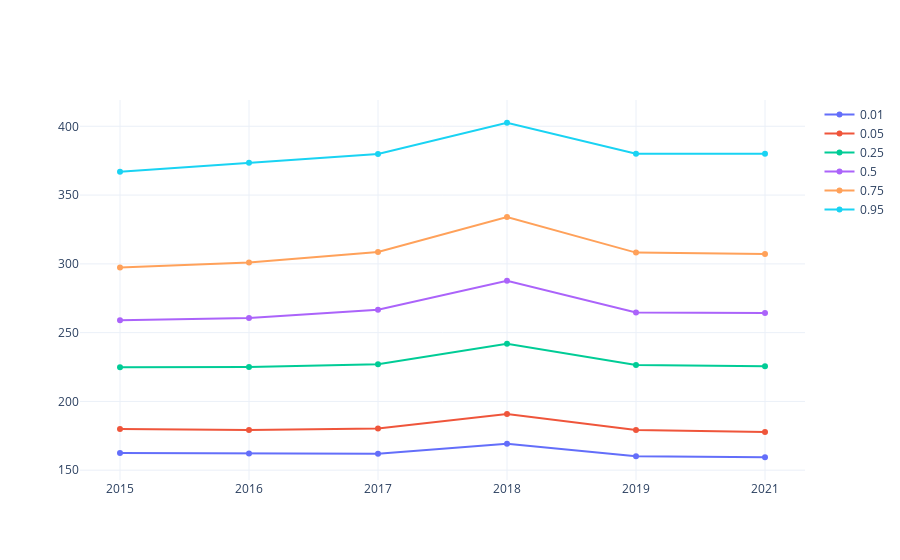

Notebook code cell kept with this figure:
### Code cell
fig = go.Figure()

# Add traces
for p in percentages:
    fig.add_trace(go.Scatter(x=quantile_df.index, y=quantile_df[p],
                        mode='markers+lines',
                        name=p))

fig.update_layout(template="plotly_white")
fig.show()

### Figure 1 — Plotly figure (JSON) as saved in the notebook; plotly's stock layout.template omitted (floating-point values rounded to 4 significant figures)
{"data": [{"mode": "markers+lines", "name": "0.01", "type": "scatter", "x": ["2015", "2016", "2017", "2018", "2019", "2021"], "y": [162.6, 162.2, 161.9, 169.3, 160.2, 159.4]}, {"mode": "markers+lines", "name": "0.05", "type": "scatter", "x": ["2015", "2016", "2017", "2018", "2019", "2021"], "y": [179.9, 179.2, 180.3, 190.9, 179.3, 177.8]}, {"mode": "markers+lines", "name": "0.25", "type": "scatter", "x": ["2015", "2016", "2017", "2018", "2019", "2021"], "y": [224.8, 225, 227.1, 241.9, 226.4, 225.6]}, {"mode": "markers+lines", "name": "0.5", "type": "scatter", "x": ["2015", "2016", "2017", "2018", "2019", "2021"], "y": [259.0, 260.7, 266.6, 287.7, 264.7, 264.2]}, {"mode": "markers+lines", "name": "0.75", "type": "scatter", "x": ["2015", "2016", "2017", "2018", "2019", "2021"], "y": [297.4, 300.9, 308.6, 334, 308.2, 307.1]}, {"mode": "markers+lines", "name": "0.95", "type": "scatter", "x": ["2015", "2016", "2017", "2018", "2019", "2021"], "y": [367.1, 373.5, 379.9, 402.6, 380.1, 380.1]}], "layout": {}}
